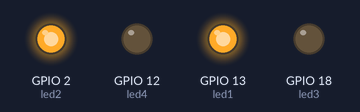
The sketch below on a simulated ESP32. Shown: output pins drawn as LEDs (lit = HIGH). What the sketch prints to the serial monitor is not drawn.

Above: at 2.4 s.
At 2.75 s:
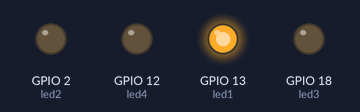
At 3.45 s:
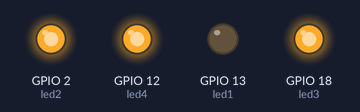
At 4.5 s:
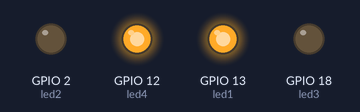
At 5.2 s:
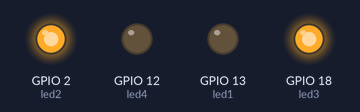
At 6.25 s:
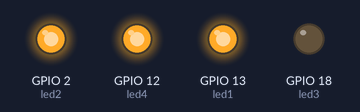
Timing chart, 0 to 6.6 s (numbered marks = the images above):
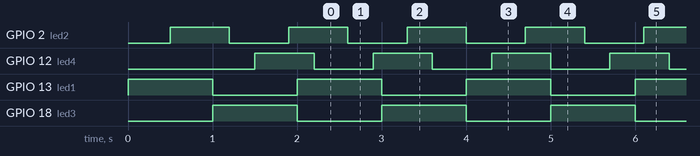

Measured:
- by itself, GPIO 2 (led2), GPIO 12 (led4): alternates HIGH for 0.70 s and LOW for 0.70 s
- by itself, GPIO 13 (led1), GPIO 18 (led3): alternates HIGH for 1.0 s and LOW for 1.0 s

The sketch:

ESP32_Dual_Core_4LEDS.ino
```cpp
/*********
  Rui Santos
  Complete project details at https://randomnerdtutorials.com
*********/

TaskHandle_t Task1;
TaskHandle_t Task2;
TaskHandle_t Task3;
TaskHandle_t Task4;

// LED pins
const int led1 = 13;
const int led2 = 2;
const int led3 = 18;
const int led4 = 12;

void setup() {
  Serial.begin(115200);
  pinMode(led1, OUTPUT);
  pinMode(led2, OUTPUT);
  pinMode(led3, OUTPUT);
  pinMode(led4, OUTPUT);

  //create a task that will be executed in the Task1code() function, with priority 1 and executed on core 0
  xTaskCreatePinnedToCore(
                    Task1code,   /* Task function. */
                    "Task1",     /* name of task. */
                    10000,       /* Stack size of task */
                    NULL,        /* parameter of the task */
                    1,           /* priority of the task */
                    &Task1,      /* Task handle to keep track of created task */
                    0);          /* pin task to core 0 */
  delay(500);

  //create a task that will be executed in the Task2code() function, with priority 1 and executed on core 1
  xTaskCreatePinnedToCore(
                    Task2code,   /* Task function. */
                    "Task2",     /* name of task. */
                    10000,       /* Stack size of task */
                    NULL,        /* parameter of the task */
                    1,           /* priority of the task */
                    &Task2,      /* Task handle to keep track of created task */
                    1);          /* pin task to core 1 */
    delay(500);

    //create a task that will be executed in the Task1code() function, with priority 1 and executed on core 0
  xTaskCreatePinnedToCore(
                    Task3code,   /* Task function. */
                    "Task3",     /* name of task. */
                    10000,       /* Stack size of task */
                    NULL,        /* parameter of the task */
                    1,           /* priority of the task */
                    &Task3,      /* Task handle to keep track of created task */
                    0);          /* pin task to core 0 */
  delay(500);

  //create a task that will be executed in the Task2code() function, with priority 1 and executed on core 1
  xTaskCreatePinnedToCore(
                    Task4code,   /* Task function. */
                    "Task4",     /* name of task. */
                    10000,       /* Stack size of task */
                    NULL,        /* parameter of the task */
                    1,           /* priority of the task */
                    &Task4,      /* Task handle to keep track of created task */
                    1);          /* pin task to core 1 */
    delay(500);
}

//Task1code: blinks an LED every 1000 ms
void Task1code( void * pvParameters ){
  Serial.print("Task1 running on core ");
  Serial.println(xPortGetCoreID());

  for(;;){
    digitalWrite(led1, HIGH);
    delay(1000);
    digitalWrite(led1, LOW);
    delay(1000);
  }
}

//Task2code: blinks an LED every 700 ms
void Task2code( void * pvParameters ){
  Serial.print("Task2 running on core ");
  Serial.println(xPortGetCoreID());

  for(;;){
    digitalWrite(led2, HIGH);
    delay(700);
    digitalWrite(led2, LOW);
    delay(700);
  }
}

//Task3code: blinks an LED every 700 ms
void Task3code( void * pvParameters ){
  Serial.print("Task3 running on core ");
  Serial.println(xPortGetCoreID());

  for(;;){
    digitalWrite(led3, HIGH);
    delay(1000);
    digitalWrite(led3, LOW);
    delay(1000);
  }
}
//Task4code: blinks an LED every 700 ms
void Task4code( void * pvParameters ){
  Serial.print("Task4 running on core ");
  Serial.println(xPortGetCoreID());

  for(;;){
    digitalWrite(led4, HIGH);
    delay(700);
    digitalWrite(led4, LOW);
    delay(700);
  }
}

void loop() {

}
```
